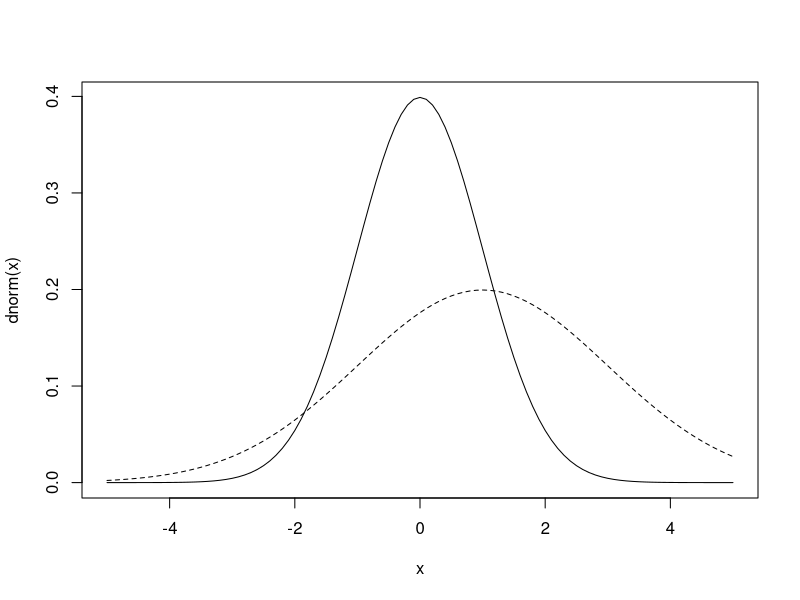
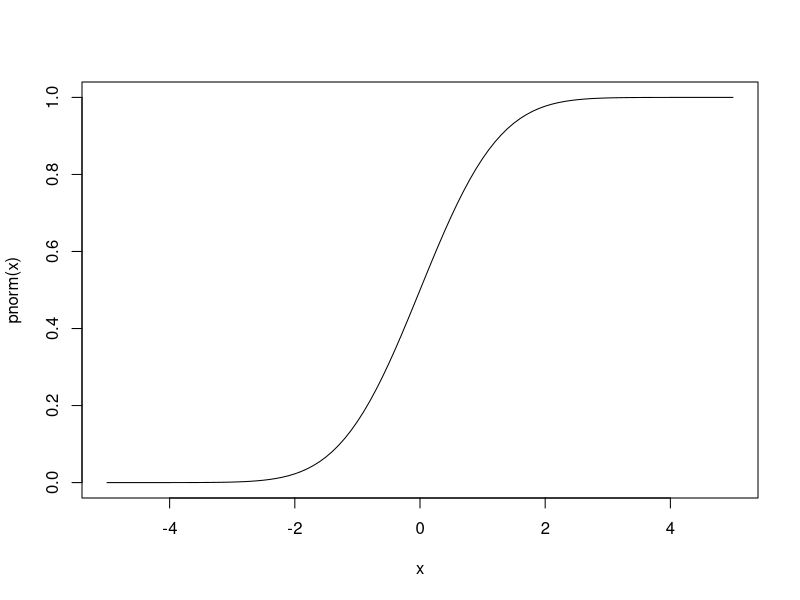
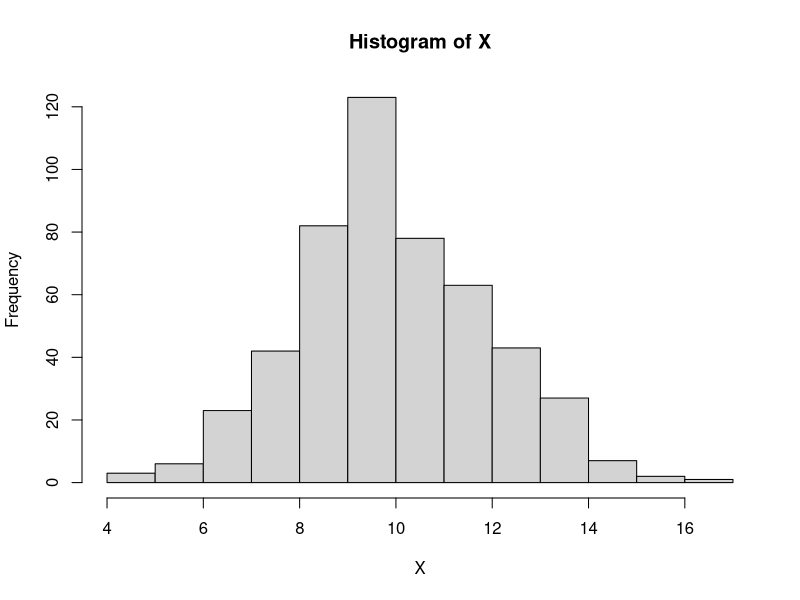
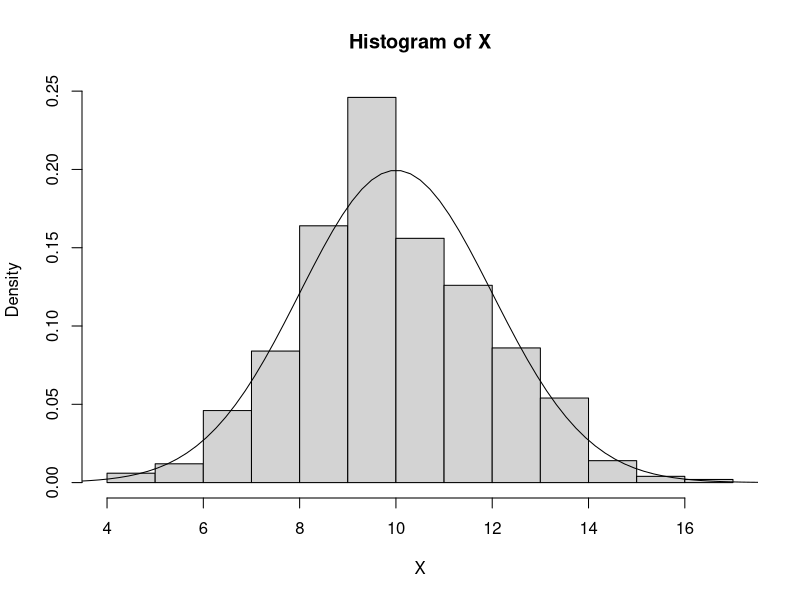
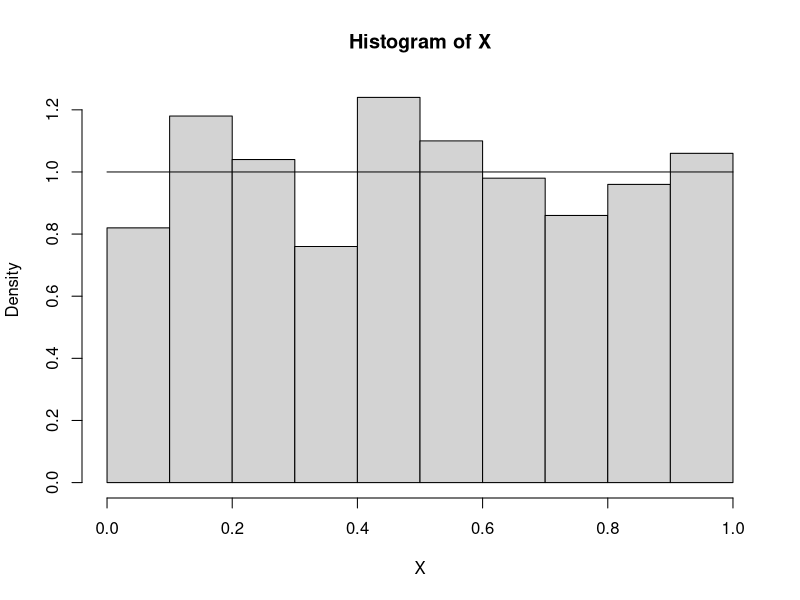
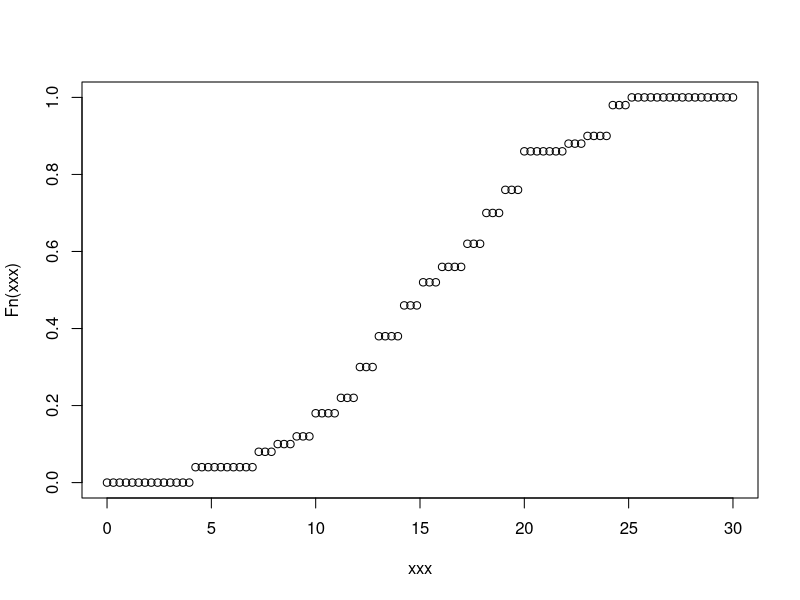
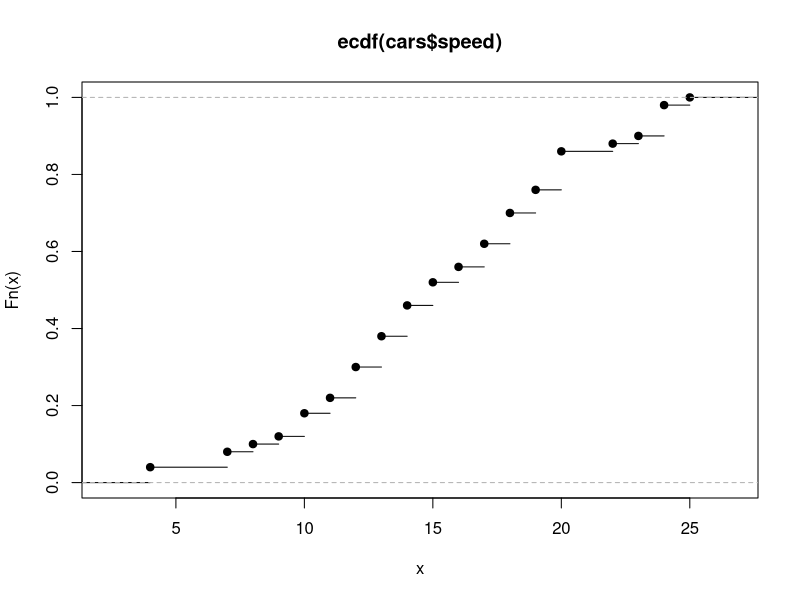
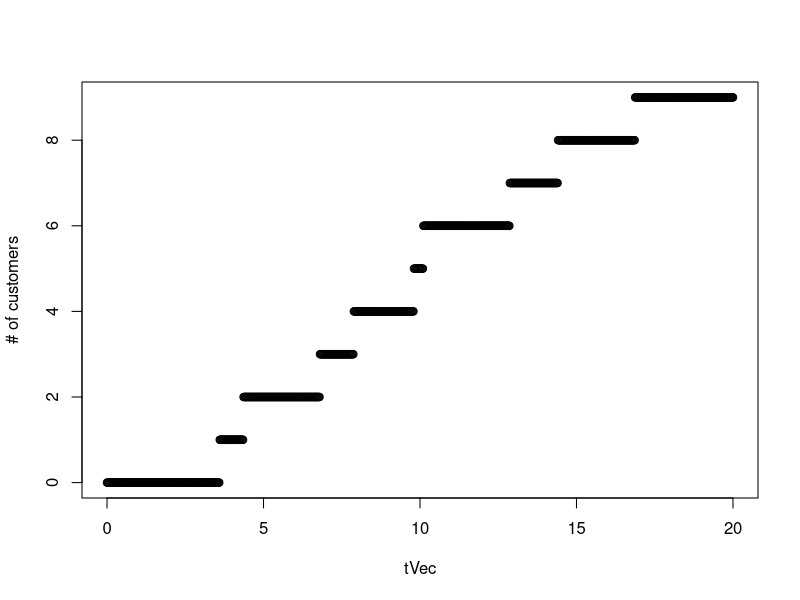

The R script that drew these images, in order: (Note: this script raises an error after producing the figures.)
dnorm(0)
dnorm(0, 0, 1) # N(0, 1) density at 0
x <- seq(-5, 5, by=0.1)
dnorm(x)
plot(x, dnorm(x), type="l")
lines(x, dnorm(x, mean=1, sd=2), lty=2)

pnorm(1) 
pnorm(1) - pnorm(-1) 
pnorm(1, lower.tail = FALSE)

plot(x, pnorm(x), type="l")

qnorm(0.95)
qnorm(0.05, lower.tail = FALSE)

quantile(cars$speed, 0.95)

rnorm(5)
X <- rnorm(500, 10, 2)
hist(X)
hist(X, freq=FALSE)
xx <- seq(0, 20, length.out=100)
lines(xx, dnorm(xx, 10, 2))

rbinom(3, 2, 0.5)

X <- rbeta(500, 1, 1)
summary(X)

hist(X, freq=FALSE)
x <- seq(0, 1, length.out=100)
lines(x, dbeta(x, 1, 1))

Y <- rbinom(100, 1, 0.6)
mean(Y == 1)

Fn <- ecdf(cars$speed)
class(Fn)
Fn(c(5, 10, 15))
xxx <- seq(0, 30, length.out=100)
plot(xxx, Fn(xxx))

plot(Fn)
methods(class="ecdf")
summary(Fn)

set.seed(1)
runif(3)
rbeta(3, 1, 2)


n <- 10
wait <- rexp(n, rate=0.5)
wait
arrival <- cumsum(wait)
arrival

Fn <- ecdf(arrival)
tVec <- seq(0, 20, length.out=1000)
plot(tVec, Fn(tVec) * n, ylab="# of customers")

# How likely are we going to find the restaurant gets busy and has at least 3 customers within 5 minutes after it opens?

nDays <- 1000
n <- 3

busy <- purrr::map_lgl(seq_len(nDays), function(i) {
  wait <- rexp(n, rate=0.5)
  wait3 <- sum(wait)
  wait3 <= 5
})

summary(busy)
mean(busy)


sample(1:5, 1)
sample(1:5, 5)
sample(1:5, 10) # wrong

sample(1:5, 10, replace=TRUE)

sample(c("H", "T"), 10, replace=TRUE)
sample(c("H", "T"), 10, replace=TRUE, prob=c(0.8, 0.2))
